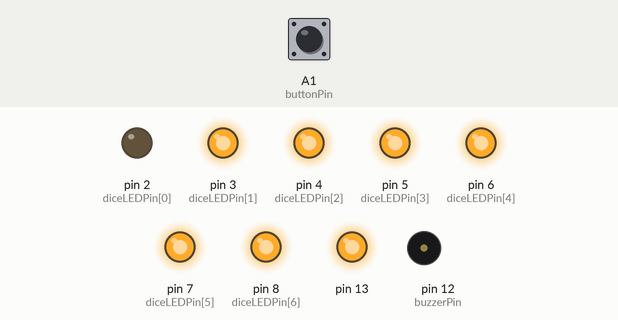
Recording of a sketch running on a simulated Arduino Uno, built with avr-gcc and run on an emulated ATmega328P. Parts: output pins drawn as LEDs (lit = HIGH), buzzer (waves = sounding). The test bench sets the inputs (shaded band); at power-on: A1 (buttonPin) HIGH. Random numbers use the default seed unless the sketch sets one.

Above: at 11.3 s.
11.4 s: A1 (buttonPin) pulled LOW for 0.15 s
At 18.4 s:
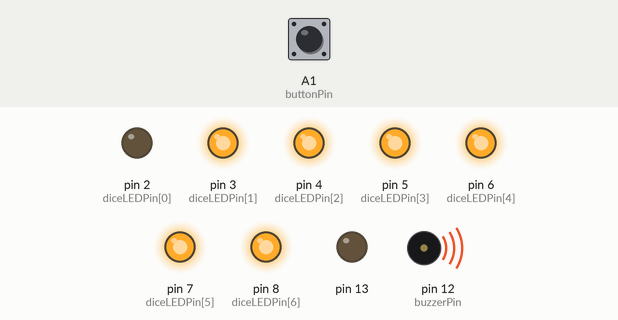
At 20.4 s:
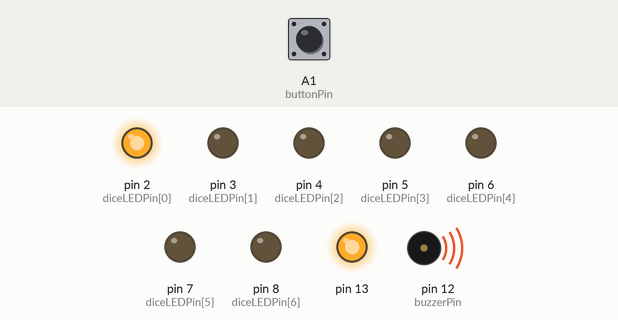
Timing chart, 0 to 23.4 s (numbered marks = the images above; inputs shaded):
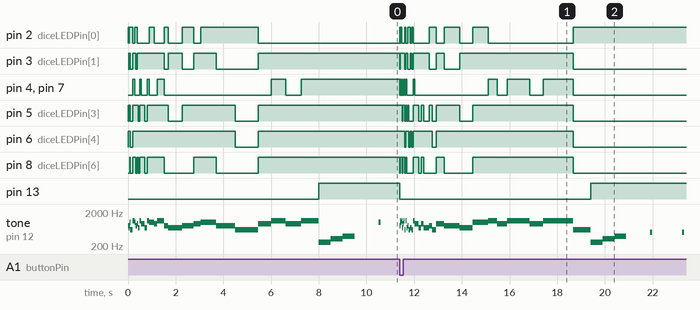

The sketch:

LEDDiceCube.ino
```cpp
/* LED Dice Cube
 *
 */
#define ON 1
#define OFF 0

const byte diceLEDPin[] = {2,3,4,5,6,7,8};
const byte buttonPin = A1;
const byte buzzerPin = 12;

void setup()
{
  randomSeed(analogRead(0)); // seed a random number generator
  byte led = 7;
  while(led) /* is not zero */ pinMode(diceLEDPin[ --led ], OUTPUT);
  pinMode(buttonPin,INPUT_PULLUP);
  pinMode(buzzerPin, OUTPUT);
  pinMode(13, OUTPUT);
}

void loop()
{
  rollDice(); // then
  while(buttonIsUp()) chime(ON);
  chime(OFF);
}

void rollDice()
{
  int turns = 40;
  int waitTime = 20;
  digitalWrite(13, LOW);
  while( turns-- )
  {
    int number = turnDice();
    waitTime += waitTime/10;
    tone(buzzerPin, number * 100 + 500);
    delay(waitTime);
  }

  digitalWrite(13, HIGH);
  noTone(buzzerPin);
  tone(buzzerPin,262); delay(500);
  tone(buzzerPin,330); delay(500);
  tone(buzzerPin,392); delay(500);
  noTone(buzzerPin);
  delay(1000);
}

unsigned short turnDice()
{
  static unsigned short number;
  number = random(1,7); // get a random number from 1-6
  driveDiceLeds(number);
  return number;
}

void driveDiceLeds(byte number){
  static byte patterns[] = {B00000001,
                            B00010010,
                            B00011001,
                            B01011010,
                            B01011011,
                            B01111110,
                           };
  for(byte pin = 8; pin >= 2; pin--)
    digitalWrite(pin, LOW);

  byte pattern = patterns[number-1];
  for(byte pin = 8; pin >= 2; pin--)
    digitalWrite(pin, ((pattern <<=1) & B10000000));
}


bool buttonIsUp(){
  return digitalRead(buttonPin);
}

void chime(bool On)
{
  static long counter = 0;
  static long ticks = 100000;
  static int frec = 1000;
  if(!On){
    counter = 0;
    ticks = 100000;
    frec = 500;
    noTone(buzzerPin);
    return;
  }

  if(counter == 1) tone(buzzerPin, frec);
  if(counter > 10000) noTone(buzzerPin);

  if(counter >= ticks) {
    counter = 0;
    ticks -= 2000;
    frec += 5;
   }else{
    counter++;
   }
}
```

Measured:
- after the input at 11.4 s, pin 13: HIGH → LOW at once, → HIGH 8.0 s later
- by itself, tone on pin 12 (buzzerPin): plays 800 Hz for 0.02 s, 1100 Hz for 0.02 s, 1000 Hz for 0.03 s, 1100 Hz for 0.03 s, 700 Hz for 0.03 s, 900 Hz for 0.03 s … (36 notes in this stretch)
